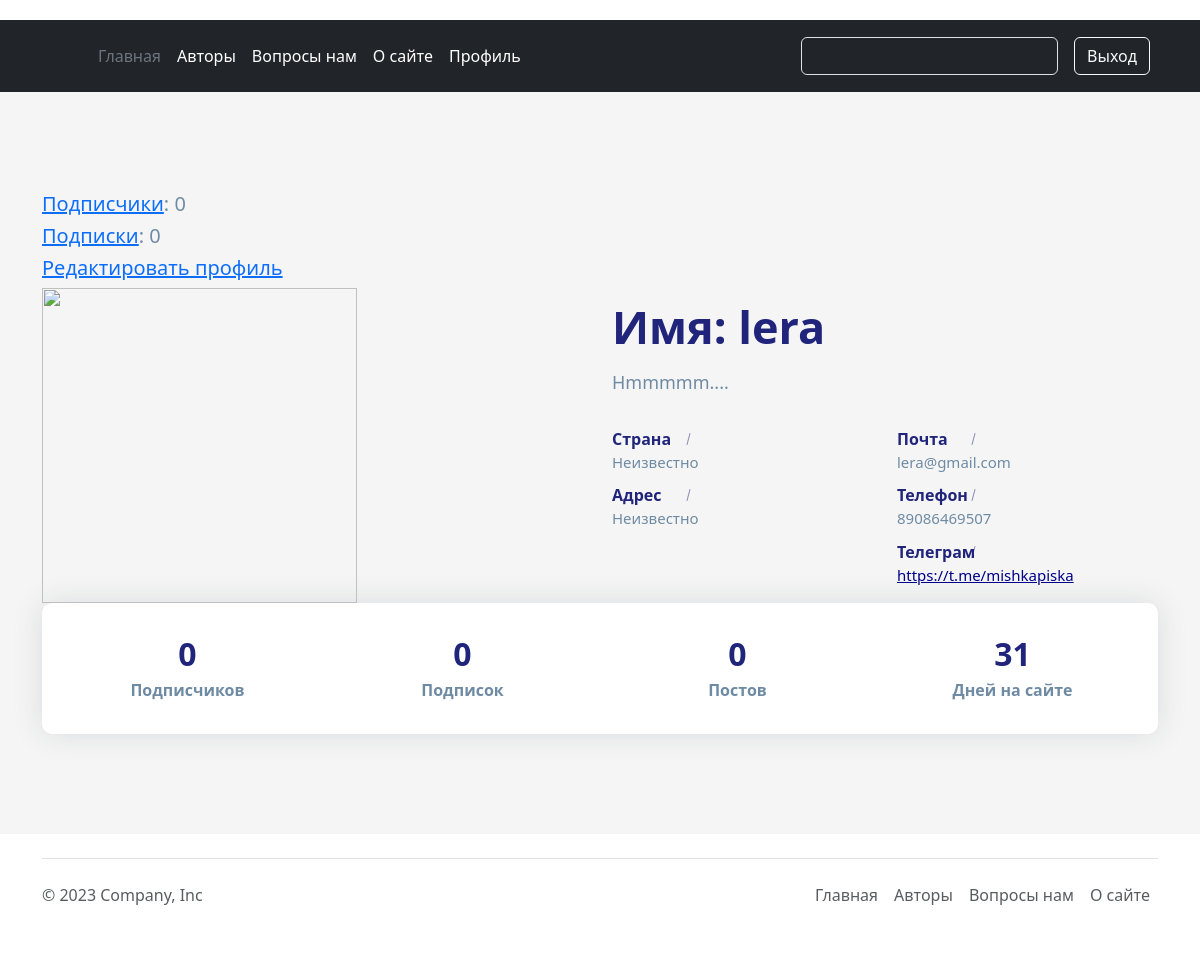
The app's page /account/personal_profile/ (signed in), older data.
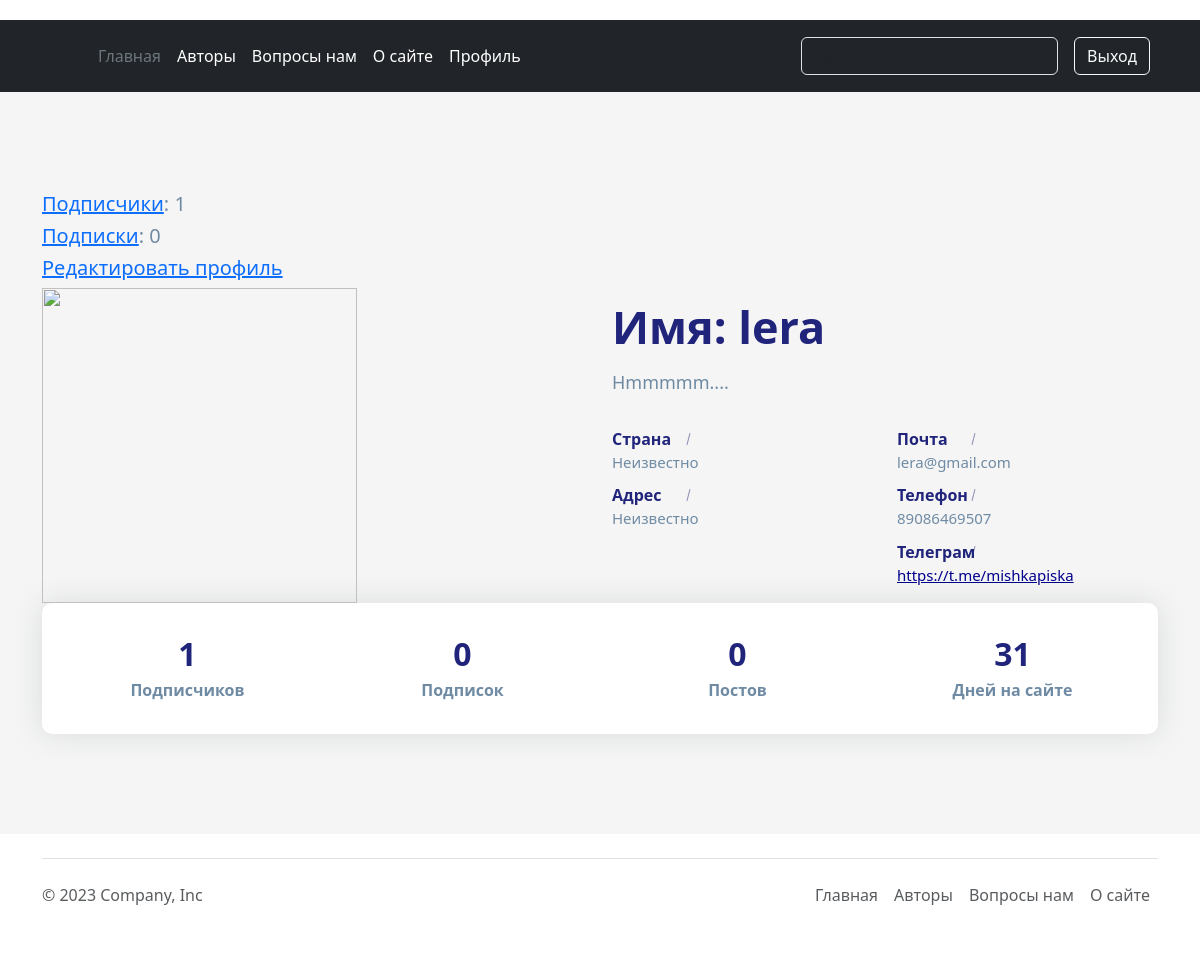
The same page, newer data.
### account/models.py (models this page shows, shortened)
class Author(AbstractBaseUser, PermissionsMixin):
    email = models.EmailField(verbose_name=_('Почтовый адрес'), unique=True)
    user_name = models.CharField(max_length=150, unique=True, verbose_name='Имя пользователя')
    mobile = models.CharField(max_length=20, blank=True, verbose_name='Номер телефона')
    gender = models.ForeignKey(Gender, on_delete=models.SET_NULL, blank=True, null=True,
                               verbose_name='Внешний ключ гендера')
    profile_photo = models.ImageField(upload_to='photos/%Y/%m/%d/', help_text=_('Фото профиля'), blank=True,
                                      verbose_name='Фото профиля')
    profile_information = models.TextField(help_text='Расскажите о себе', blank=True,
                                           verbose_name='Персональная информация')
    country = models.ForeignKey(Country, on_delete=models.SET_NULL, blank=True, null=True, verbose_name='Страна')
    telegram_link = models.URLField(blank=True, verbose_name='Телеграмм аккаунт')
    city = models.CharField(max_length=70, blank=True, null=True, verbose_name='Город')
    following = models.ManyToManyField(
        "self", blank=True, related_name="followers", symmetrical=False, verbose_name='Подписки'
    )
    is_active = models.BooleanField(default=False, help_text='Активен ли аккаунт?', verbose_name='Активен')
    is_staff = models.BooleanField(default=False, help_text='Администратор ли сайта?', verbose_name='Администратора')
    created = models.DateTimeField(auto_now_add=True, verbose_name='Дата регистрации')
    updated = models.DateTimeField(auto_now=True, verbose_name='Дата обновления')
    objects = CustomAccountManager()
    USERNAME_FIELD = 'email'
    REQUIRED_FIELDS = ['user_name']
    class Meta:
        verbose_name = _("Аккаунт")
        verbose_name_plural = _("Аккаунты")
        ordering = ('user_name',)

### account/views.py (the view)
# urls.py: path('personal_profile/', views.personal_profile_view, name='personal_profile'),
@login_required(redirect_field_name='login')
def personal_profile_view(request):
    template_name = 'account/user/personal_profile.html'
    context = {
        'user': request.user,
        'followers': request.user.followers,
        'following': request.user.following,
        'posts_amount': Post.objects.filter(author=request.user).count(),
        'days_registered': (timezone.now() - request.user.created).days
    }
    return render(request, template_name, context=context)

### account/templates/account/user/personal_profile.html (shortened to what the changed rows need)
{% extends "main/base.html" %}
{% load static %}
{% block content %}
<link rel="stylesheet" href="{% static 'main/css/personal_profile.css' %}" />
<section class="section about-section gray-bg" id="about">
            <div class="container">
                <h5><a href="{% url 'authors:followers_list_view' user.pk %}">Подписчики</a>: {{ user.following.count }}</h5>
                <h5><a href="{% url 'authors:following_list_view' user.pk %}">Подписки</a>: {{ user.followers.count }}</h5>
                <h5><a href="{% url 'account:edit_details' %}">Редактировать профиль</a></h5>
                <div class="row align-items-center flex-row-reverse">
                    <div class="col-lg-6">
                        <div class="about-text go-to">
                            <h3 class="dark-color">Имя: {{ user.user_name }}</h3>
                            <p>{{ user.profile_information }}</p>
                            <div class="row about-list">
                                <div class="col-md-6">
                                </div>
                                <div class="col-md-6">
                                    <div class="media">
                                        <label>Почта</label>
                                        <p>
                                            {% if user.email %}
                                                {{ user.email }}
                                            {% else %}
                                                Неизвестно
                                            {% endif %}
                                        </p>
                                    </div>
                                    <div class="media">
                                        <label>Телефон</label>
                                        <p>
                                            {% if user.mobile %}
                                                {{ user.mobile }}
                                            {% else %}
                                                Неизвестно
                                            {% endif %}
                                        </p>
                                    </div>
                                    <div class="media">
                                        {% if user.telegram_link %}
                                            <a href="{{ user.telegram_link }}" class="media-link">
                                                <p>{{ user.telegram_link }}</p></a>
                                        {% else %}
                                            <p>Неизвестно</p>
                                        {% endif %}
                                    </div>
                                </div>
                            </div>
                        </div>
                    </div>
                    <div class="col-lg-6">
                    </div>
                </div>
                <div class="counter">
                    <div class="row">
                        <div class="col-6 col-lg-3">
                            <div class="count-data text-center">
                                <h6 class="count h2" data-to="500" data-speed="500">{{ user.following.count }}</h6>
                                <p class="m-0px font-w-600">Подписчиков</p>
                            </div>
                        </div>
                        <div class="col-6 col-lg-3">
                            <div class="count-data text-center">
                                <h6 class="count h2" data-to="150" data-speed="150">{{ user.followers.count }}</h6>
                                <p class="m-0px font-w-600">Подписок</p>
                            </div>
                        </div>
                    </div>
                </div>
            </div>
        </section>
{% endblock %}

Row changes from the older to the newer data that the page shows:
changed Author "lera": following.count "0" → "1"
